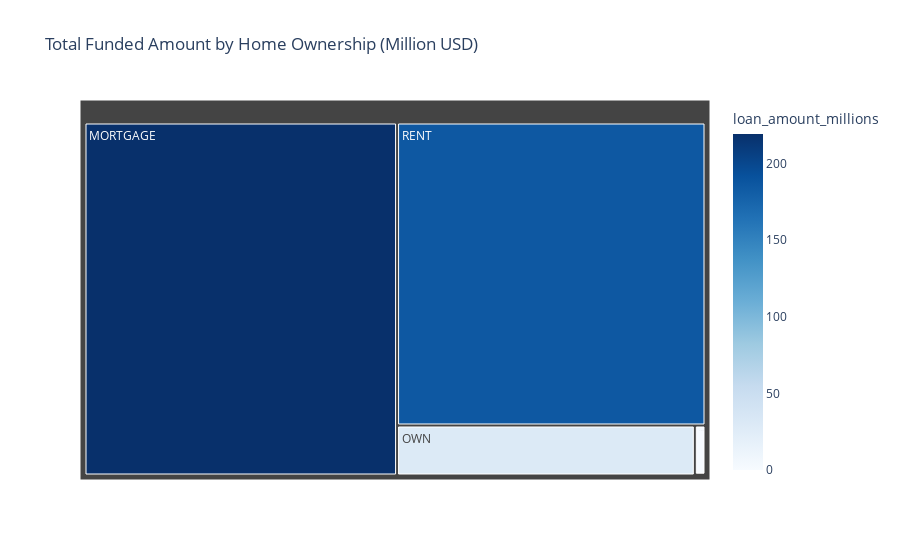

The notebook cell this image was saved under:
### Markdown cell above
### Home Ownership Analysis by Total Funded Amount(Tree / Heat Map)

### Code cell
home_funding = df.groupby('home_ownership')['loan_amount'].sum().reset_index()
home_funding['loan_amount_millions'] = home_funding['loan_amount'] / 1000000

fig = px.treemap(
    home_funding,
    path = ['home_ownership'],
    values = 'loan_amount_millions',
    color = 'loan_amount_millions',
    color_continuous_scale = 'Blues',
    title = 'Total Funded Amount by Home Ownership (Million USD)'
)

fig.update_traces(hovertemplate = '<b>%{label}<b><br>Amount: %{value:.1f}M')

fig.show()

### Figure 1 — Plotly figure (JSON) as saved in the notebook; plotly's stock layout.template omitted (floating-point values rounded to 4 significant figures)
{"data": [{"branchvalues": "total", "customdata": [[219.3], [0.0168], [1.045], [29.6], [185.8]], "domain": {"x": [0, 1], "y": [0, 1]}, "hovertemplate": "<b>%{label}<b><br>Amount: %{value:.1f}M", "ids": ["MORTGAGE", "NONE", "OTHER", "OWN", "RENT"], "labels": ["MORTGAGE", "NONE", "OTHER", "OWN", "RENT"], "marker": {"coloraxis": "coloraxis", "colors": [219.3, 0.0168, 1.045, 29.6, 185.8]}, "name": "", "parents": ["", "", "", "", ""], "type": "treemap", "values": [219.3, 0.0168, 1.045, 29.6, 185.8]}], "layout": {"coloraxis": {"colorbar": {"title": {"text": "loan_amount_millions"}}, "colorscale": [[0, "rgb(247,251,255)"], [0.125, "rgb(222,235,247)"], [0.25, "rgb(198,219,239)"], [0.375, "rgb(158,202,225)"], [0.5, "rgb(107,174,214)"], [0.625, "rgb(66,146,198)"], [0.75, "rgb(33,113,181)"], [0.875, "rgb(8,81,156)"], [1, "rgb(8,48,107)"]]}, "legend": {"tracegroupgap": 0}, "title": {"text": "Total Funded Amount by Home Ownership (Million USD)"}}}
